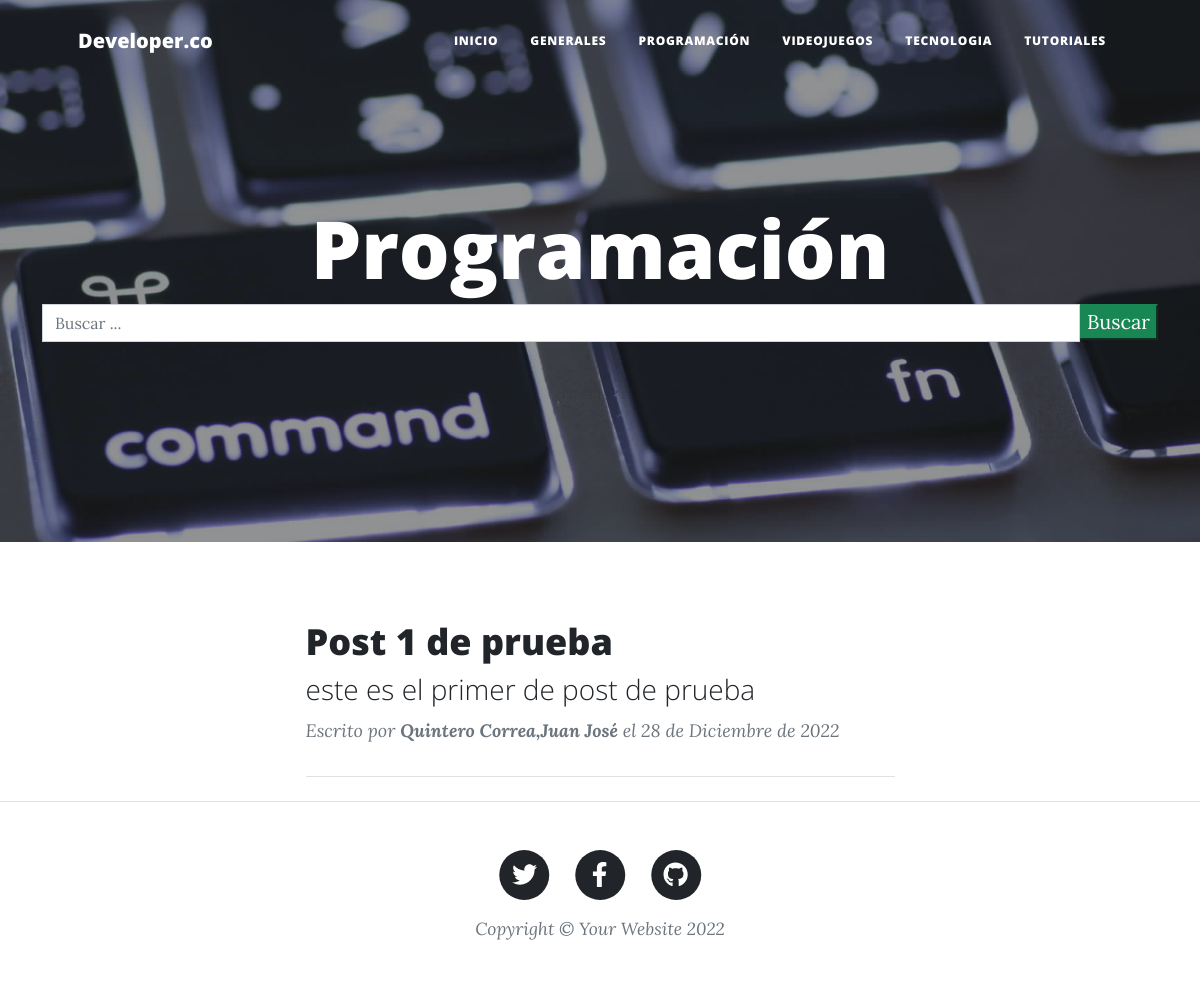
Screenshot of /programacion/ with the database file from the repository.
### blog/models.py (models this page shows, shortened)
class Post(models.Model):
    id = models.AutoField(primary_key=True)
    titulo = models.CharField('Titulo',max_length=90,blank=False,null=False)
    slug = models.CharField('Slug',max_length=100,null=False,blank=False)
    descripcion = models.CharField('Descripción',max_length=110,blank=False,null=False)
    contenido = RichTextField('Contenido')
    imagen = models.URLField(max_length=255,blank=False,null=False)
    autor = models.ForeignKey(Autor, on_delete=models.CASCADE)
    categoria = models.ForeignKey(Categoria, on_delete=models.CASCADE)
    estado = models.BooleanField('Publicado/No Publicado',default=True)
    fecha_creacion = models.DateField('Fecha de Creación',auto_now=False,auto_now_add=True)
    class Meta:
        verbose_name = 'Post'
        verbose_name_plural = 'Posts'

class Autor(models.Model):
    id = models.AutoField(primary_key=True)
    nombres = models.CharField("Nombres de Autor",max_length=255,null=False,blank=False)
    apellidos = models.CharField("Apellidos de autor",max_length=255,null=False,blank=False)
    facebook = models.URLField("Facebook",null=True,blank=True)
    instagram = models.URLField("Instagram",null=True,blank=True)
    web = models.URLField("Web",null=True,blank=True)
    facebook = models.URLField("Facebook",null=True,blank=True)
    correo = models.EmailField("Correo Electrónico",blank=False,null=False)
    estado = models.BooleanField("Autor ACtivo/Autor no Activo",default=True)
    fecha_creacion = models.DateField("Fecha de Creación",auto_now=False,auto_now_add=True)
    class Meta:
        verbose_name = 'Autor'
        verbose_name_plural = 'Autores'
    def __str__(self):
        return '{0},{1}'.format(self.apellidos, self.nombres)

### blog/views.py (the view, shortened to what this page needs)
# urls.py: path('programacion/', programacion, name = 'programacion'),
def programacion(request):
    queryset = request.GET.get("buscar") # para guardar lo que se escribe en el boton de buscar
    posts = Post.objects.filter(
        estado = True,
        categoria = Categoria.objects.get(nombre__iexact='programacion')
    )   # se hace la primera consulta que se muestra en el template
    paginator = Paginator(posts,2)
    page = request.GET.get('page')
    posts = paginator.get_page(page)
    return render(request, 'programacion.html',{'posts':posts})

### templates/programacion.html (shortened to what this page needs)
{% extends 'index.html' %}
{% load static %}
{% block imagen %}
    <header class="masthead" style="background-image: url('{% static 'assets/img/programacion.jpg' %}')">
{% endblock imagen %}
{% block titulo_principal %}
    Programación
{% endblock titulo_principal%}

### templates/index.html (shortened to what this page needs)
{% load static %}
<!DOCTYPE html>
<html lang="es">
    <head>
        <link href="{% static 'css/styles.css' %}" rel="stylesheet" />
    </head>
    <body>
        <nav class="navbar navbar-expand-lg navbar-light" id="mainNav">
            <div class="container px-4 px-lg-5">
                <a class="navbar-brand" href="{% url 'blog:index' %}">Developer.co</a>
                <div class="collapse navbar-collapse" id="navbarResponsive">
                    <ul class="navbar-nav ms-auto py-4 py-lg-0">
                        <li class="nav-item"><a class="nav-link px-lg-3 py-3 py-lg-4" href="{% url 'blog:index' %}">Inicio</a></li>
                        <li class="nav-item"><a class="nav-link px-lg-3 py-3 py-lg-4" href="{% url 'blog:generales' %}">Generales</a></li>
                        <li class="nav-item"><a class="nav-link px-lg-3 py-3 py-lg-4" href="{% url 'blog:programacion' %}">Programación</a></li>
                        <li class="nav-item"><a class="nav-link px-lg-3 py-3 py-lg-4" href="{% url 'blog:videojuegos' %}">Videojuegos</a></li>
                        <li class="nav-item"><a class="nav-link px-lg-3 py-3 py-lg-4" href="{% url 'blog:tecnologia' %}">Tecnologia</a></li>
                        <li class="nav-item"><a class="nav-link px-lg-3 py-3 py-lg-4" href="{% url 'blog:tutoriales' %}">Tutoriales</a></li>
                    </ul>
                </div>
            </div>
        </nav>
        {% block imagen %}<header class="masthead" style="background-image: url('{% static 'assets/img/home-bg.jpg' %}')">{% endblock imagen %}
            <div class="container position-relative px-4 px-lg-5">
                <div class="row gx-4 gx-lg-5 justify-content-center">
                    <div class="col-md-10 col-lg-8 col-xl-7">
                        <div class="site-heading">
                            <h1>{% block titulo_principal %}Blog Developer.co{% endblock titulo_principal %}</h1>
                        </div>
                    </div>
                </div>
            </div>
            {% block barra_busqueda %}
            <div class="container">
                <div class="row">
                    <div class="col-md-12 search">
                        <form method="get">
                            <div id="custom-search-input">
                                <div class="input-group col-md-12">
                                    <input type="text" class="form-control" placeholder="Buscar ..." name="buscar" value="{{ request.GET.buscar }}">
                                    <span class="input-group-list">
                                        <button type="submit" class="boton btn-success">Buscar</button>
                                    </span>
                                </div>
                            </div>
                        </form>
                    </div>
                </div>
            </div>
            {% endblock barra_busqueda %}
        </header>
        <div class="container px-4 px-lg-5">
            <div class="row gx-4 gx-lg-5 justify-content-center">
                <div class="col-md-10 col-lg-8 col-xl-7">
                    {% block contenido %}
                        {% if posts %}
                            {% for post in posts %}
                                <div class="post-preview">
                                    <a href="{% url 'blog:detalle_post' post.slug %}">
                                        <h2 class="post-title">{{ post.titulo }}</h2>
                                        <h3 class="post-subtitle">{{ post.descripcion }}</h3>
                                    </a>
                                    <p class="post-meta">Escrito por
                                        <strong>{{ post.autor }}</strong> el
                                        {{ post.fecha_creacion }}
                                    </p>
                                </div>
                            {% endfor %}
                        {% else %}
                                <h1>No existen post registrados</h1>
                        {% endif %}
                    {% endblock contenido %}
                    <hr class="my-4" />
                </div>
            </div>
        </div>
        <footer class="border-top">
            <div class="container px-4 px-lg-5">
                <div class="row gx-4 gx-lg-5 justify-content-center">
                    <div class="col-md-10 col-lg-8 col-xl-7">
                        <ul class="list-inline text-center">
                            <li class="list-inline-item">
                                <a href="#!">
                                    <span class="fa-stack fa-lg">
                                        <i class="fas fa-circle fa-stack-2x"></i>
                                        <i class="fab fa-twitter fa-stack-1x fa-inverse"></i>
                                    </span>
                                </a>
                            </li>
                            <li class="list-inline-item">
                                <a href="#!">
                                    <span class="fa-stack fa-lg">
                                        <i class="fas fa-circle fa-stack-2x"></i>
                                        <i class="fab fa-facebook-f fa-stack-1x fa-inverse"></i>
                                    </span>
                                </a>
                            </li>
                            <li class="list-inline-item">
                                <a href="#!">
                                    <span class="fa-stack fa-lg">
                                        <i class="fas fa-circle fa-stack-2x"></i>
                                        <i class="fab fa-github fa-stack-1x fa-inverse"></i>
                                    </span>
                                </a>
                            </li>
                        </ul>
                        <div class="small text-center text-muted fst-italic">Copyright &copy; Your Website 2022</div>
                    </div>
                </div>
            </div>
        </footer>
    </body>
</html>

### rows the page displays
Post: titulo "Post 1 de prueba", descripcion "este es el primer de post de prueba", autor "Quintero Correa,Juan José", fecha_creacion "28 de Diciembre de 2022"
